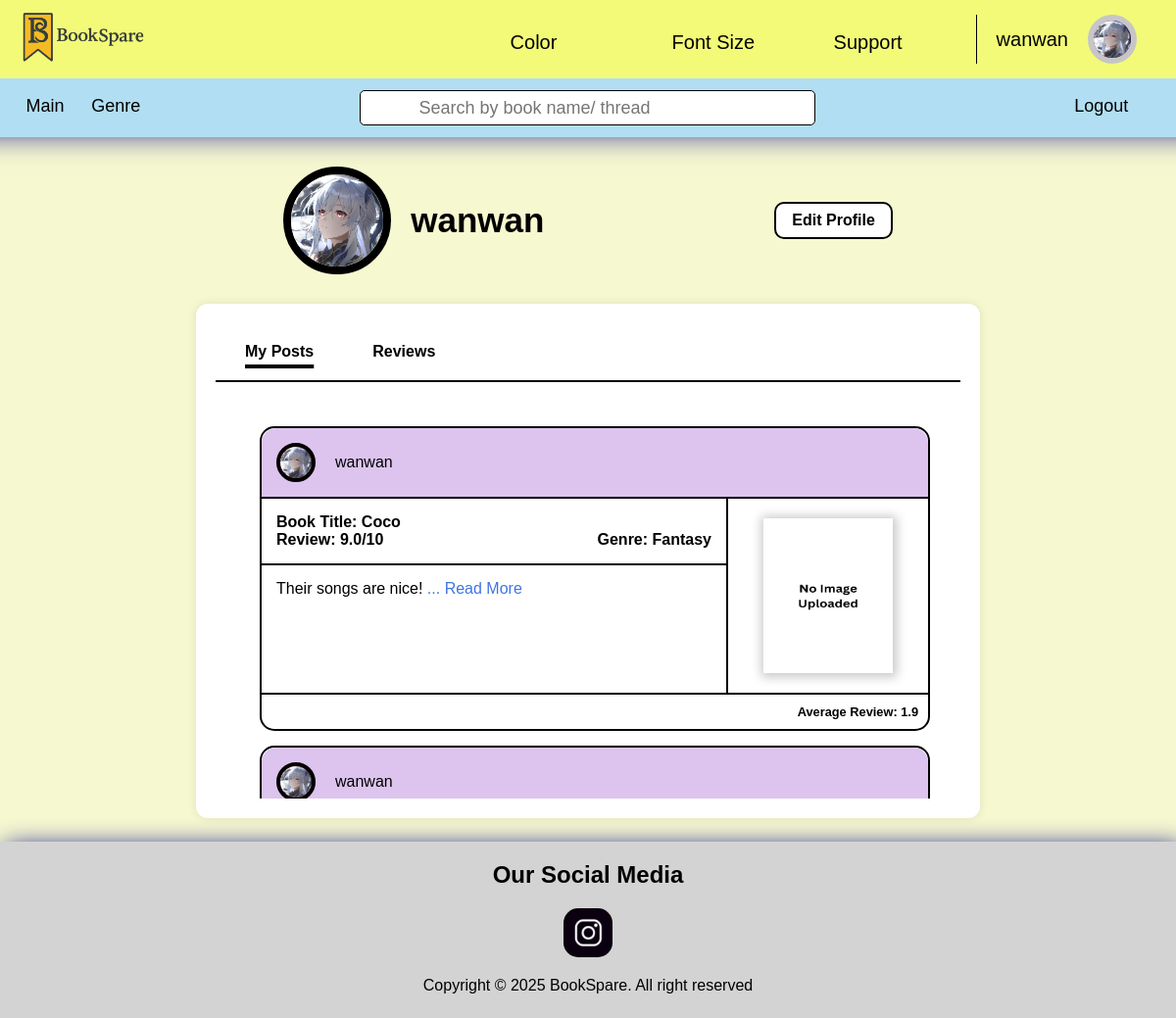
The app's page /profilemyposts.php (signed in) with its own data.
### tables this page shows
CREATE TABLE `reader_user` (
  `readerID` int(11) NOT NULL,
  `username` varchar(30) NOT NULL,
  `email` varchar(70) NOT NULL,
  `phone` varchar(15) NOT NULL,
  `country` varchar(75) NOT NULL,
  `dateOfBirth` date NOT NULL,
  `password` varchar(255) DEFAULT NULL,
  `avatar` varchar(255) DEFAULT NULL
);

CREATE TABLE `post_review` (
  `postCode` int(11) NOT NULL,
  `readerID` int(11) DEFAULT NULL,
  `bookID` int(11) DEFAULT NULL,
  `ownerOpinion` longtext NOT NULL,
  `ownerRating` decimal(3,1) NOT NULL,
  `frontCover_img` varchar(255) DEFAULT NULL,
  `backCover_img` varchar(255) DEFAULT NULL,
  `synopsis` longtext DEFAULT NULL,
  `statusPhone` varchar(10) DEFAULT NULL,
  `author` varchar(50) DEFAULT NULL,
  `genre` varchar(50) DEFAULT NULL
);

CREATE TABLE `book_record` (
  `bookID` int(11) NOT NULL,
  `bookTitle` varchar(60) NOT NULL
);

### profilemyposts.php (the view, shortened to what this page needs)
<?php
require("database/database.php");
$username = $_SESSION['username'];
$email = $_SESSION['email'];
$contact = $_SESSION['contact'];
$readerID = $_SESSION['readerID'];
$sql = "SELECT * FROM Reader_User WHERE username = '$username'
OR email = '$email' OR phone = '$contact'";
$runSQL = $conn->query($sql);
$user = $runSQL->fetch_assoc();
$sqlGetPostDetails = "SELECT
                          post.*,
                          reader.*,
                          book.*
                      FROM post_review post
                      INNER JOIN reader_user reader USING (readerID)
                      INNER JOIN book_record book USING (bookID)
                      WHERE post.readerID = '$readerID'
                      ORDER BY post.postCode DESC";
$resultGetPostDetails = $conn->query($sqlGetPostDetails);
$post = $resultGetPostDetails->fetch_all(MYSQLI_ASSOC);
?>
<!DOCTYPE html>
<html lang="en" data-themeColor="defaultColor" data-fontSize="defaultFontSize">
<head>
    <link rel="stylesheet" href="style.css">
</head>
<body>
  <?php include("header.php"); ?>
    <div class="profile-header">
    <div class="profile-left">
        <?php
            if ($user['avatar'] != null) {
                echo "<img src='".$user['avatar']."' alt='Profile Image'>";
            } else {
                echo '<div class="profile-picture">A</div>';
            }
        ?>
        <div class="profile-name"><?php echo $user['username']; ?></div>
    </div>
    <button class="edit-profile">Edit Profile</button>
</div>
     <main>
        <section class="editProfile">
            <div class="tabs">
                <button class="tab active">My Posts</button>
                <button class="tab">Reviews</button>
            </div>
            <div class="tab-content">
                <div class="review-card">
                <?php
                    foreach ($post as $row) {
                        if ($row['frontCover_img'] != null) {
                            echo '<div class="post">';
                            echo '    <div class="head">';
                            echo '        <div class="postProfile">';
                            if ($row['avatar'] != null) {
                                echo '            <a href=""><img src="'.$row['avatar'].'" alt="Profile Image"></a>';
                            } else {
                                echo '            <a href="">A</a>';
                            }
                            echo $row['username'];
                            echo '        </div>';
                            echo '    </div>';
                            echo '</div>';
                        } else {
                            echo '<div class="post">';
                            echo '    <div class="head">';
                            echo '        <div class="postProfile">';
                            if ($row['avatar'] != null) {
                                echo '            <a href=""><img src="'.$row['avatar'].'" alt="Profile Image"></a>';
                            } else {
                                echo '            <a href="">A</a>';
                            }
                            echo $row['username'];
                            echo '        </div>';
                            echo '    </div>';
                            echo '    <div class="body">';
                            echo '        <div class="left">';
                            echo '            <div class="review">';
                            echo '                <h2>Book Title: '.$row['bookTitle']. '</h2>';
                            echo '                <h3><label for="">Review: '.$row['ownerRating'].'/10</label><label for="">Genre: '.$row['genre'].'</label></h3>';
                            echo '            </div>';
                            echo '            <div class="description">';
                            echo '                <p>';
                            echo substr($row['ownerOpinion'], 0, 310);
                            echo '                    <a href="bookDetail.php?postCode='.$row['postCode'].'">... Read More</a>';
                            echo '                </p>';
                            echo '            </div>';
                            echo '        </div>';
                            echo '        <div class="right">';
                            echo '            <img src="bookUploads/noImageUploaded.png" alt="Book Cover">';
                            echo '        </div>';
                            echo '    </div>';
                            echo '    <div class="bottom">';
                            echo '        <h3>Average Review: 1.9</h3>';
                            echo '    </div>';
                            echo '</div>';
                        }
                    }
                    ?>
                </div>
            </div>
        </section>
    </main>
    <footer>
        <h1>Our Social Media</h1>
        <a href="https://www.instagram.com/bookspare_?igsh=NDJmMjl2aGtxdWQ0" target="_blank"></a>
        <p>Copyright &copy; 2025 BookSpare. All right reserved</p>
    </footer>
</body>
</html>

### header.php (shortened to what this page needs)
<!DOCTYPE html>
<html lang="en" data-themeColor="defaultColor" data-fontSize="defaultFontSize">
<head>
</head>
<body>
    <header>
        <div id="firstHeader">
            <a href="main.php" id="logo"><img src="image/logoTitle.png" alt="logo" id="logoImage"></a>
            <nav>
                <div>
                    <span class="colorButton"><label for="color">Color<box-icon name='chevron-down'
                                class="downArrow"></box-icon></label></span>
                </div>
                <div>
                    <span class="fontSizeButton"><label for="fontSize">Font Size<box-icon name='chevron-down'
                                class="downArrow"></box-icon></label></span>
                </div>
                <div>
                    <span class="supportButton"><label for="support">Support<box-icon name='chevron-down'
                                class="downArrow"></box-icon></label></span>
                </div>
                <div>
                    <span class="profile">
                        <?php echo $user['username']; ?>
                        <a>
                        <?php
                            if ($user['avatar'] == null) {
                                echo $user['username'][0];
                            } else {
                                echo "<img src=".$user['avatar']." alt='Profile Image'>";
                            }
                        ?>
                        </a>
                    </span>
                </div>
            </nav>
        </div>
        <div id="secondHeader">
            <nav>
                <a href="main.php"><label for="">Main</label></a>
                <a href="genre.php"><label for="">Genre</label></a>
            </nav>
            <form method="POST" action="search.php" class="headerForm">
                <box-icon name='search-alt'></box-icon>
                <input type="text" placeholder="Search by book name/ thread" name="search">
            </form>
            <nav>
                <a href="logout.php"><label for="main">Logout</label></a>
            </nav>
        </div>
    </header>
</body>
</html>

### style.css (style rules this page uses)
:root { --bodyBgColor: #f6f8d0; --firstHeaderBgColor: #f3fa78; --firstHeaderBoxShadow: 1px 1px 30px 53px darkblue; --secondHeaderBgColor: #b1def2; --footerBgColor: lightgray; --footerBoxShadow: 5px 5px 25px 0.5px darkblue; --footerColor: black; --headerAnchor: black; --headerSpan: black; --iconColor: black; --fontSize: 1em; --fontSizeTitle: 1.5em; --navLabelBorderSize: 165px; transition: 0.2s; }
html { font-size: 16px; }
* { box-sizing: border-box; margin: 0; padding: 0; font-size: var(--fontSize); user-select: none; font-family:'Gill Sans', 'Gill Sans MT', Calibri, 'Trebuchet MS', sans-serif }
body { background-color: var(--bodyBgColor); }
header { display: flex; flex-direction: column; user-select: none; top: 0; position: sticky; z-index: 999; }
box-icon { fill: var(--iconColor); }
header #firstHeader { display: flex; justify-content: space-between; padding: 0px 20px; font-size: 20px; background-color: var(--firstHeaderBgColor); box-shadow: var(--firstHeaderBoxShadow); height: 80px; align-items: center; }
header #firstHeader a { width: 130px; color: var(--headerAnchor); }
header #logoImage { width: 100%; }
header nav { width: 70%; margin: 18px 0 18px 10px; align-items: center; }
header #firstHeader nav { display: flex; justify-content: right; }
header #firstHeader nav span { display: inline-block; text-decoration: none; color: var(--headerSpan); padding: 0 20px; width: var(--navLabelBorderSize); }
header #firstHeader span label { cursor: pointer; transition: 0.3s; }
header #firstHeader span .downArrow { margin-left: 10px; width: 20%; }
header #firstHeader span.profile { display: flex; gap: 20px; align-items: center; border-left: 1px solid; cursor: pointer; width: auto; }
header #firstHeader span.profile a { display: inline-flex; height: 50px; width: 50px; border: 6px solid rgb(198, 198, 198); background-color: purple; border-radius: 50px; justify-content: center; align-items: center; color: white; cursor: pointer; }
header #firstHeader span.profile img { display: inline-block; height: 100%; width: 100%; border-radius: 50px; }
header #secondHeader { height: 60px; background-color: var(--secondHeaderBgColor); font-size: 18px; display: flex; }
header #secondHeader nav { text-align: left; width: 30%; padding: 0 0 0 10px; }
header #secondHeader nav:nth-child(3) { text-align: right; padding: 0 50px; }
header #secondHeader nav a { text-decoration: none; color: var(--headerAnchor); }
header #secondHeader a label { display: inline-block; width: 20%; text-align: center; cursor: pointer; transition: 0.2s; }
header #secondHeader form.headerForm { border-radius: 5px; border: 1px solid; margin: 12px 0; width: 39%; background-color: white; }
header #secondHeader form.headerForm box-icon { display: inline-block; margin: 6px 10px; fill: black; }
header #secondHeader form.headerForm input { vertical-align: top; height: 34px; width: 88%; border: none; outline: none; padding: 0 10px; }
footer { display: flex; flex-direction: column; text-align: center; gap: 20px; height: 220px; background-color: var(--footerBgColor); padding: 20px 0; user-select: none; box-shadow: var(--footerBoxShadow); color: var(--footerColor); }
footer h1 { font-size: var(--fontSizeTitle) }
footer a { margin: 0 auto; background-image: url("image/socialMedia/ig.png"); background-repeat: no-repeat; background-size: contain; width: 70px; height: 70px; border-radius: 20px; transition: 0.3s; }
@media (min-width: 800px) and (max-width: 1250px) { header #firstHeader a { width: 130px; } }
@media (min-width: 800px) and (max-width: 1250px) { header #secondHeader nav a { padding: 0 15px 0 0; } }
@media (min-width: 800px) and (max-width: 1250px) { header #secondHeader a label { width: 15%; } }
@media (min-width: 800px) and (max-width: 1250px) { footer { height: 180px; } }
@media (min-width: 800px) and (max-width: 1250px) { footer a { width: 50px; height: 50px; border-radius: 15px; } }

### records on screen
reader_user: username "wanwan", avatar (picture)
post_review: readerID.avatar (picture), readerID.username "wanwan", bookID.bookTitle "Coco", ownerRating "9.0", genre "Fantasy", ownerOpinion "Their songs are nice!"
post_review: readerID.avatar (picture), readerID.username "wanwan"
